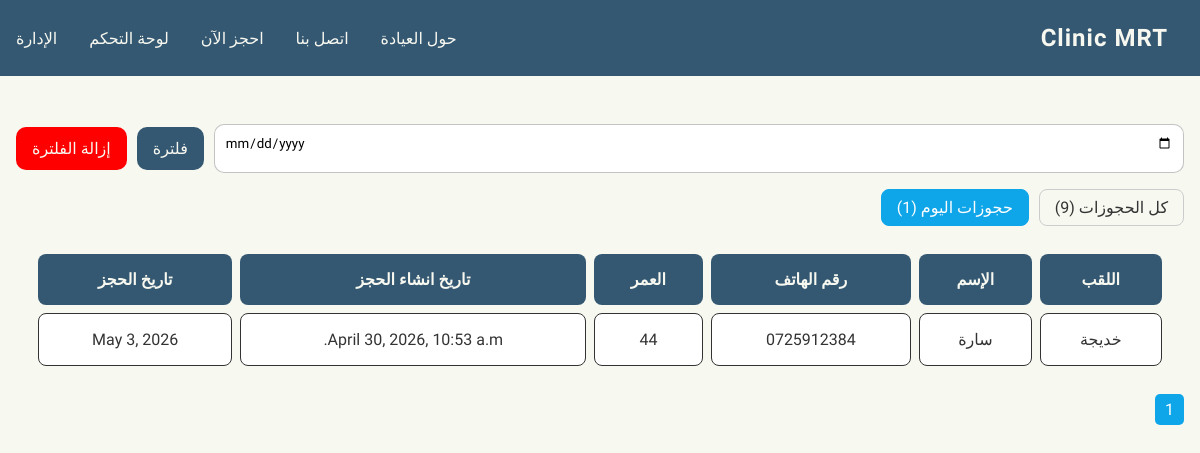
Page /dashboard/?tab=today (signed in) on the committed database.
### apointement/models.py (models this page shows, shortened)
class Apointement(models.Model):
    first_name = models.CharField(max_length=50)
    last_name = models.CharField(max_length=50)
    phone = models.CharField(max_length=20)
    age = models.PositiveIntegerField()
    created_at = models.DateTimeField(auto_now_add=True)
    date = models.DateField()

### dashboard/views.py (the view)
# urls.py: path('dashboard/' , include('dashboard.urls'))
@login_required
def dashboard(request):
    if not request.user.is_staff:
        return HttpResponseForbidden('غير مسموح')
    today = timezone.now().date()
    tab = request.GET.get('tab' , 'all')
    total_appointements = Apointement.objects.all().order_by('-date')
    today_appointements = Apointement.objects.filter(date=today).order_by('created_at')
    if tab == 'today':
        appointements = today_appointements
    else:
        appointements = total_appointements
    selected_date = request.GET.get('date')
    if selected_date:
        appointements = appointements.filter(date=selected_date)
    paginator = Paginator(appointements, 30)
    page_number = request.GET.get('page')
    page_obj = paginator.get_page(page_number)
    context = {
        "page_obj": page_obj,
        "total_appointements_count": total_appointements.count(),
        "today_appointements_count" : today_appointements.count(),
        "selected_date": selected_date,
        "tab" : tab
    }
    return render(request, 'dashboard/dashboard.html', context)

### templates/dashboard/dashboard.html (shortened to what this page needs)
{% extends 'base.html' %}
{% block content %}
<section class="apointements">
    <div class="filter__date">
        <form method="GET">
            <input type="date" name="date" value="{{selected_date}}">
            <button type="submit">فلترة</button>
        </form>
        <a href="{% url 'dashboard' %}">
            <button class="unfilter__btn">
                إزالة الفلترة
            </button>
        </a>
    </div>
    <div class="tabs">
        <a href="?tab=all"
        class="{% if tab == 'all' %}active{% endif %}">
            كل الحجوزات ({{ total_appointements_count }})
        </a>
        <a href="?tab=today"
        class="{% if tab == 'today' %}active{% endif %}">
            حجوزات اليوم ({{ today_appointements_count }})
        </a>
    </div>
    <div class="table">
        <table>
            <thead>
                <tr>
                <th>اللقب</th>
                <th>الإسم</th>
                <th>رقم الهاتف</th>
                <th>العمر</th>
                <th>تاريخ انشاء الحجز</th>
                <th>تاريخ الحجز</th>
            </tr>
            </thead>
            <tbody>
                {% for appt in page_obj %}
                <tr>
                    <td>{{appt.first_name}}</td>
                    <td>{{appt.last_name}}</td>
                    <td>{{appt.phone}}</td>
                    <td>{{appt.age}}</td>
                    <td>{{appt.created_at}}</td>
                    <td>{{appt.date}}</td>
                </tr>
                {% empty %}
                    <tr>
                        <td colspan="6">لا يوجد حجوزات</td>
                    </tr>
                {% endfor%}
            </tbody>
        </table>
    </div>
    <div class="pagination">
        {% for num in page_obj.paginator.page_range %}
            {% if page_obj.number == num %}
                <span class="current">{{ num }}</span>
            {% else %}
                <a href="?page={{ num }}{% if selected_date %}&date={{ selected_date }}{% endif %}">
                    {{ num }}
                </a>
            {% endif %}
        {% endfor %}
    </div>
</section>
{% endblock content %}

### clinic/static/css/style.css (style rules this page uses)
:root { --primary-color : #355872 ; --secondry-color : #9CD5FF ; --light-color : #F7F8F0 ; --dark-color: #fbffda; --white : #ffffff; --dark-text-color : #333333 ; --light-text-color : #979797 ; --max-width : 1200px ; --box-shadow : rgba(0 , 0 , 0 , 0.2); }
* { margin: 0; padding: 0; box-sizing: border-box; }
body { font-family: "Alexandria", sans-serif; background-color: var(--light-color); direction: rtl; min-height: 100vh; }
a { text-decoration: none; transition: .3s; }
section { width: 100%; max-width: var(--max-width); margin-inline: auto; }
button { cursor: pointer; transition: .3s; border: none; outline: none; }
.apointements { padding-top: 8rem; }
.table { border-collapse: separate; width: 95%; max-width: 1200px; margin-inline: auto; margin-block: 1rem; overflow-x: auto ; -webkit-overflow-scrolling: touch; border-radius: 8px; }
table { border-spacing: 8px; width: 100%; min-width: 600px; }
th { border-radius: 8px; color: var(--light-color); background-color: var(--primary-color); border-spacing: 8px; padding: 1rem; }
td { border-radius: 8px; background-color: var(--white); color: var(--dark-text-color); text-align: center; padding: 1rem; border: 1px solid var(--dark-text-color); }
.filter__date { width: 100%; padding: 1rem; display: flex; flex-direction: column; gap: 1rem; }
.filter__date form { width: 100%; display: flex; align-items: center; gap: 10px; }
.filter__date input { width: 100%; padding: 10px 10px 20px 10px; outline: 0; border: 1px solid rgba(105, 105, 105, 0.397); border-radius: 10px; font-family: "Alexandria", sans-serif; }
.unfilter__btn { background-color: #fe0000 !important; width: 100%; white-space: nowrap; }
.pagination { margin-block: 20px; margin-right: 1rem; display: flex; gap: 5px; flex-wrap: wrap; }
.pagination .current { padding: 6px 10px; background: #0ea5e9; color: white; border-radius: 5px; }
.tabs { display: flex; gap: 10px; margin-bottom: 20px; margin-inline: 1rem; }
.tabs a { padding: 8px 15px; border: 1px solid #ccc; border-radius: 8px; text-decoration: none; color: #333; }
.tabs a.active { background: #0ea5e9; color: white; border-color: #0ea5e9; }
@media (width >= 1024px) { .contact , .book , .apointements { padding-top: 2rem; } }
@media (width >= 1024px) { .filter__date { flex-direction: row; align-items: center; justify-content: space-between; gap: 10px; } }

### rows in the picture
Apointement: first_name "خديجة", last_name "سارة", phone "0725912384", age "44", created_at "April 30, 2026, 10:53 a.m.", date "May 3, 2026"

### other values in the picture
{{ total_appointements_count }} "9"
{{ today_appointements_count }} "1"
{{ num }} "1"
